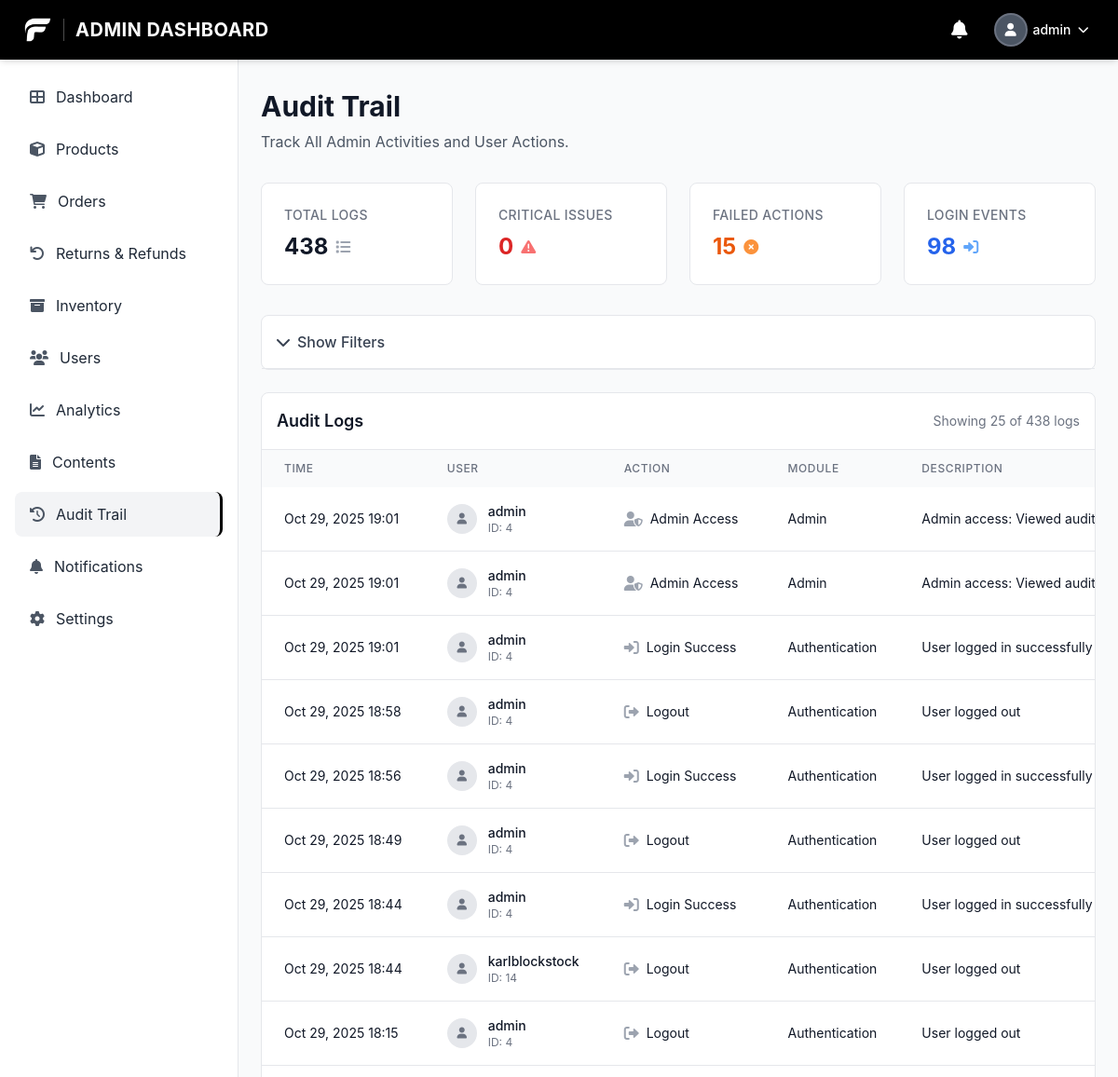
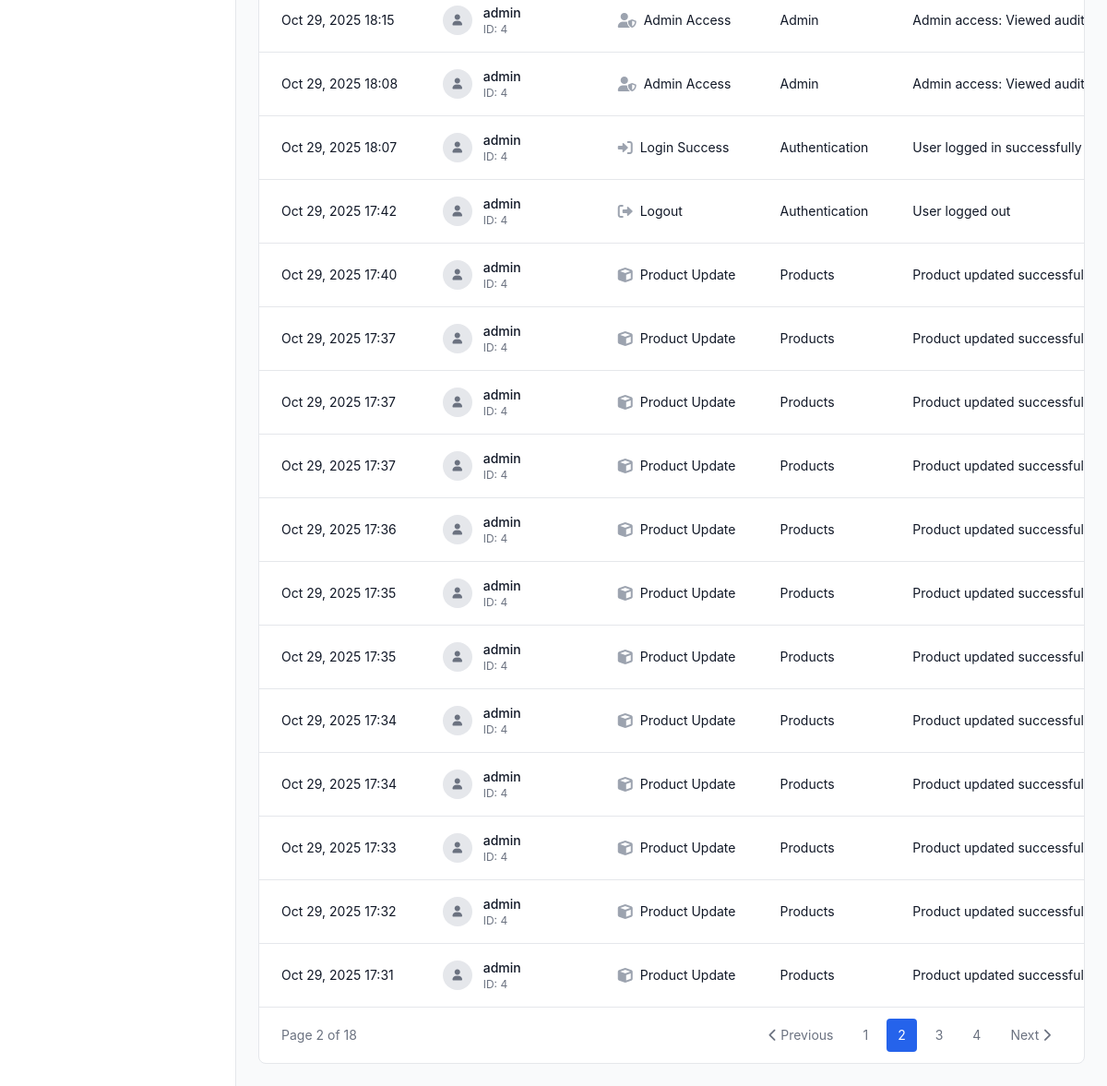
Page /admin/audit_logs.php?page=2 (signed in) on the committed database (2 pictures, top to bottom).
### tables this page shows
CREATE TABLE `audit_logs` (
  `audit_id` bigint(20) UNSIGNED NOT NULL,
  `user_id` bigint(20) UNSIGNED DEFAULT NULL COMMENT 'ID of the user who performed the action',
  `username` varchar(100) DEFAULT NULL COMMENT 'Username for quick reference',
  `action_type` enum('login_success','login_failed','logout','password_change','password_reset_request','password_reset_complete','profile_update','user_create','user_update','user_delete','user_status_change','product_create','product_update','product_delete','product_status_change','inventory_adjustment','order_create','order_update','order_status_change','order_cancel','order_refund','payment_process','payment_refund','promo_create','promo_update','promo_delete','promo_status_change','category_create','category_update','category_delete','subcategory_create','subcategory_update','subcategory_delete','shipping_fee_update','system_settings_change','admin_access','data_export','data_import','content_create','content_update','content_delete','content_archive','content_publish','other') NOT NULL COMMENT 'Type of action performed',
  `module` varchar(50) NOT NULL COMMENT 'Module/feature where action occurred (e.g., users, products, orders)',
  `description` text NOT NULL COMMENT 'Detailed description of the action',
  `old_values` longtext DEFAULT NULL COMMENT 'JSON of old values before change',
  `new_values` longtext DEFAULT NULL COMMENT 'JSON of new values after change',
  `ip_address` varchar(45) DEFAULT NULL COMMENT 'IP address of the user',
  `user_agent` text DEFAULT NULL COMMENT 'User agent string',
  `reference_id` bigint(20) UNSIGNED DEFAULT NULL COMMENT 'ID of the record being modified (e.g., product_id, order_id)',
  `reference_type` varchar(50) DEFAULT NULL COMMENT 'Type of reference (e.g., product, order, user)',
  `severity` enum('low','medium','high','critical') NOT NULL DEFAULT 'low' COMMENT 'Severity level of the action',
  `status` enum('success','failed','warning') NOT NULL DEFAULT 'success' COMMENT 'Status of the action',
  `created_at` timestamp NOT NULL DEFAULT current_timestamp()
);

### config/database.php (called while the page is built, shortened)
<?php
function getDBConnection() {
    try {
        $pdo = new PDO(
            "mysql:host=" . DB_HOST . ";dbname=" . DB_NAME . ";charset=utf8mb4",
            DB_USER,
            DB_PASS,
            [
                PDO::ATTR_ERRMODE => PDO::ERRMODE_EXCEPTION,
                PDO::ATTR_DEFAULT_FETCH_MODE => PDO::FETCH_ASSOC,
                PDO::ATTR_EMULATE_PREPARES => false
            ]
        );
        return $pdo;
    } catch (PDOException $e) {
        die("Database connection failed: " . $e->getMessage());
    }
}
?>

### config/audit_logger.php (called while the page is built, shortened)
<?php
require_once __DIR__ . '/database.php';
class AuditLogger {
    private $pdo;
    public function __construct() {
        $this->pdo = getDBConnection();
    }
    public function getLogs($filters = [], $limit = 50, $offset = 0) {
        $whereConditions = [];
        $params = [];
        $whereClause = !empty($whereConditions) ? 'WHERE ' . implode(' AND ', $whereConditions) : '';
        $sql = "
            SELECT al.*, u.username as user_username, u.email as user_email
            FROM audit_logs al
            LEFT JOIN users u ON al.user_id = u.user_id
            {$whereClause}
            ORDER BY al.created_at DESC
            LIMIT ? OFFSET ?
        ";
        $params[] = $limit;
        $params[] = $offset;
        $stmt = $this->pdo->prepare($sql);
        $stmt->execute($params);
        return $stmt->fetchAll();
    }
    public function getLogStats($filters = []) {
        $whereConditions = [];
        $params = [];
        $whereClause = !empty($whereConditions) ? 'WHERE ' . implode(' AND ', $whereConditions) : '';
        $sql = "
            SELECT
                COUNT(*) as total_logs,
                COUNT(CASE WHEN severity = 'critical' THEN 1 END) as critical_logs,
                COUNT(CASE WHEN severity = 'high' THEN 1 END) as high_logs,
                COUNT(CASE WHEN severity = 'medium' THEN 1 END) as medium_logs,
                COUNT(CASE WHEN severity = 'low' THEN 1 END) as low_logs,
                COUNT(CASE WHEN status = 'failed' THEN 1 END) as failed_logs,
                COUNT(CASE WHEN action_type LIKE '%login%' THEN 1 END) as login_logs,
                COUNT(CASE WHEN action_type LIKE '%delete%' THEN 1 END) as delete_logs
            FROM audit_logs
            {$whereClause}
        ";
        $stmt = $this->pdo->prepare($sql);
        $stmt->execute($params);
        return $stmt->fetch();
    }
}
?>

### admin/audit_logs.php (the view, shortened to what this page needs)
<?php
require_once '../config/database.php';
require_once '../config/audit_logger.php';
require_once '../includes/admin_sidebar.php';
$pdo = getDBConnection();
$auditLogger = new AuditLogger();
$auditLogger->logAdminAccess('Viewed audit logs', 'Accessed audit trail page');
$filters = [
    'user_id' => $_GET['user_id'] ?? '',
    'action_type' => $_GET['action_type'] ?? '',
    'module' => $_GET['module'] ?? '',
    'severity' => $_GET['severity'] ?? '',
    'date_from' => $_GET['date_from'] ?? '',
    'date_to' => $_GET['date_to'] ?? '',
    'search' => $_GET['search'] ?? ''
];
$filters = array_filter($filters, function($value) {
    return $value !== '';
});
$page = max(1, (int)($_GET['page'] ?? 1));
$limit = 25;
$offset = ($page - 1) * $limit;
$logs = $auditLogger->getLogs($filters, $limit, $offset);
$stats = $auditLogger->getLogStats($filters);
$countSql = "SELECT COUNT(*) FROM audit_logs";
$countParams = [];
$countStmt = $pdo->prepare($countSql);
$countStmt->execute($countParams);
$totalLogs = $countStmt->fetchColumn();
$totalPages = ceil($totalLogs / $limit);
function getActionTypeIcon($actionType) {
    if (strpos($actionType, 'login') !== false) return 'fas fa-sign-in-alt';
    if (strpos($actionType, 'logout') !== false) return 'fas fa-sign-out-alt';
    if (strpos($actionType, 'product') !== false) return 'fas fa-cube';
    if (strpos($actionType, 'admin') !== false) return 'fas fa-user-shield';
    return 'fas fa-circle';
}
?>
<!DOCTYPE html>
<html lang="en">
<head>
    <script src="https://cdn.tailwindcss.com"></script>
    <link href="https://cdnjs.cloudflare.com/ajax/libs/font-awesome/6.0.0/css/all.min.css" rel="stylesheet">
    <link rel="stylesheet" href="../css/style.css">
</head>
<body class="font-body bg-gray-50">
    <?php require_once '../includes/admin_header.php'; ?>
    <main class="ml-64 pt-16 pb-6 px-6 pt-24">
        <div class="mb-8">
            <h1 class="text-3xl font-bold text-gray-900 mb-2">Audit Trail</h1>
            <p class="text-gray-600">Track All Admin Activities and User Actions.</p>
        </div>
        <div class="grid grid-cols-1 md:grid-cols-2 lg:grid-cols-4 gap-6 mb-8">
            <div class="stats-card bg-white rounded-lg p-6">
                <div class="flex items-center justify-between">
                    <div>
                        <h3 class="text-sm font-medium text-gray-500 uppercase tracking-wide">Total Logs</h3>
                        <div class="flex items-center mt-2">
                            <span class="text-2xl font-bold text-gray-900"><?php echo number_format($stats['total_logs']); ?></span>
                            <i class="fas fa-list text-gray-400 ml-2"></i>
                        </div>
                    </div>
                </div>
            </div>
            <div class="stats-card bg-white rounded-lg p-6">
                <div class="flex items-center justify-between">
                    <div>
                        <h3 class="text-sm font-medium text-gray-500 uppercase tracking-wide">Critical Issues</h3>
                        <div class="flex items-center mt-2">
                            <span class="text-2xl font-bold text-red-600"><?php echo number_format($stats['critical_logs']); ?></span>
                            <i class="fas fa-exclamation-triangle text-red-400 ml-2"></i>
                        </div>
                    </div>
                </div>
            </div>
            <div class="stats-card bg-white rounded-lg p-6">
                <div class="flex items-center justify-between">
                    <div>
                        <h3 class="text-sm font-medium text-gray-500 uppercase tracking-wide">Failed Actions</h3>
                        <div class="flex items-center mt-2">
                            <span class="text-2xl font-bold text-orange-600"><?php echo number_format($stats['failed_logs']); ?></span>
                            <i class="fas fa-times-circle text-orange-400 ml-2"></i>
                        </div>
                    </div>
                </div>
            </div>
            <div class="stats-card bg-white rounded-lg p-6">
                <div class="flex items-center justify-between">
                    <div>
                        <h3 class="text-sm font-medium text-gray-500 uppercase tracking-wide">Login Events</h3>
                        <div class="flex items-center mt-2">
                            <span class="text-2xl font-bold text-blue-600"><?php echo number_format($stats['login_logs']); ?></span>
                            <i class="fas fa-sign-in-alt text-blue-400 ml-2"></i>
                        </div>
                    </div>
                </div>
            </div>
        </div>
        <div class="bg-white rounded-lg border border-gray-200 mb-6">
            <div class="p-4 border-b border-gray-200">
                <button id="toggleFiltersBtn" onclick="toggleFilters()" class="flex items-center text-gray-700 hover:text-gray-900 font-medium">
                    <i class="fas fa-chevron-down mr-2"></i>Show Filters
                </button>
            </div>
        </div>
        <div class="bg-white rounded-lg border border-gray-200 overflow-hidden">
            <div class="p-4 border-b border-gray-200 flex items-center justify-between">
                <h3 class="text-lg font-semibold text-gray-900">Audit Logs</h3>
                <div class="text-sm text-gray-500">
                    Showing <?php echo count($logs); ?> of <?php echo number_format($totalLogs); ?> logs
                </div>
            </div>
            <?php if (empty($logs)): ?>
                <div class="text-center py-12">
                    <i class="fas fa-history text-4xl text-gray-300 mb-4"></i>
                    <p class="text-gray-500 text-lg">No audit logs found</p>
                    <p class="text-gray-400 text-sm">Try adjusting your filters or check back later</p>
                </div>
            <?php else: ?>
                <div class="overflow-x-auto">
                    <table class="w-full">
                        <thead class="bg-gray-50">
                            <tr>
                                <th class="px-6 py-3 text-left text-xs font-medium text-gray-500 uppercase tracking-wider">Time</th>
                                <th class="px-6 py-3 text-left text-xs font-medium text-gray-500 uppercase tracking-wider">User</th>
                                <th class="px-6 py-3 text-left text-xs font-medium text-gray-500 uppercase tracking-wider">Action</th>
                                <th class="px-6 py-3 text-left text-xs font-medium text-gray-500 uppercase tracking-wider">Module</th>
                                <th class="px-6 py-3 text-left text-xs font-medium text-gray-500 uppercase tracking-wider">Description</th>
                            </tr>
                        </thead>
                        <tbody class="bg-white divide-y divide-gray-200">
                            <?php foreach ($logs as $log): ?>
                                <tr class="log-row">
                                    <td class="px-6 py-4 whitespace-nowrap text-sm text-gray-900">
                                        <?php echo date('M j, Y H:i', strtotime($log['created_at'])); ?>
                                    </td>
                                    <td class="px-6 py-4 whitespace-nowrap">
                                        <div class="flex items-center">
                                            <div class="w-8 h-8 bg-gray-200 rounded-full flex items-center justify-center mr-3">
                                                <i class="fas fa-user text-gray-500 text-xs"></i>
                                            </div>
                                            <div>
                                                <div class="text-sm font-medium text-gray-900">
                                                    <?php echo htmlspecialchars($log['username'] ?: 'System'); ?>
                                                </div>
                                                <div class="text-xs text-gray-500">
                                                    ID: <?php echo $log['user_id'] ?: 'N/A'; ?>
                                                </div>
                                            </div>
                                        </div>
                                    </td>
                                    <td class="px-6 py-4 whitespace-nowrap">
                                        <div class="flex items-center">
                                            <i class="<?php echo getActionTypeIcon($log['action_type']); ?> text-gray-400 mr-2"></i>
                                            <span class="text-sm text-gray-900">
                                                <?php echo ucwords(str_replace('_', ' ', $log['action_type'])); ?>
                                            </span>
                                        </div>
                                    </td>
                                    <td class="px-6 py-4 whitespace-nowrap text-sm text-gray-900">
                                        <?php echo ucwords(str_replace('_', ' ', $log['module'])); ?>
                                    </td>
                                    <td class="px-6 py-4 text-sm text-gray-900 max-w-xs truncate">
                                        <?php echo htmlspecialchars($log['description']); ?>
                                    </td>
                                </tr>
                            <?php endforeach; ?>
                        </tbody>
                    </table>
                </div>
                <?php if ($totalPages > 1): ?>
                    <div class="px-6 py-3 border-t border-gray-200 flex items-center justify-between">
                        <div class="text-sm text-gray-500">
                            Page <?php echo $page; ?> of <?php echo $totalPages; ?>
                        </div>
                        <div class="flex items-center space-x-2">
                            <?php if ($page > 1): ?>
                                <a href="?<?php echo http_build_query(array_merge($_GET, ['page' => $page - 1])); ?>" class="px-3 py-2 text-sm text-gray-500 hover:text-gray-700 hover:bg-gray-100 rounded">
                                    <i class="fas fa-chevron-left"></i> Previous
                                </a>
                            <?php endif; ?>
                            <?php for ($i = max(1, $page - 2); $i <= min($totalPages, $page + 2); $i++): ?>
                                <a href="?<?php echo http_build_query(array_merge($_GET, ['page' => $i])); ?>" class="px-3 py-2 text-sm <?php echo $i == $page ? 'bg-blue-600 text-white' : 'text-gray-500 hover:text-gray-700 hover:bg-gray-100'; ?> rounded">
                                    <?php echo $i; ?>
                                </a>
                            <?php endfor; ?>
                            <?php if ($page < $totalPages): ?>
                                <a href="?<?php echo http_build_query(array_merge($_GET, ['page' => $page + 1])); ?>" class="px-3 py-2 text-sm text-gray-500 hover:text-gray-700 hover:bg-gray-100 rounded">
                                    Next <i class="fas fa-chevron-right"></i>
                                </a>
                            <?php endif; ?>
                        </div>
                    </div>
                <?php endif; ?>
            <?php endif; ?>
        </div>
    </main>
</body>
</html>

### rows in the picture
audit_logs: created_at "Oct 29, 2025 19:01", username "admin", user "4", action_type "Admin Access", module "Admin", description "Admin access: Viewed audit logs - Acc…"
audit_logs: created_at "Oct 29, 2025 19:01", username "admin", user "4", action_type "Admin Access", module "Admin", description "Admin access: Viewed audit logs - Acc…"
audit_logs: created_at "Oct 29, 2025 19:01", username "admin", user "4", action_type "Login Success", module "Authentication", description "User logged in successfully"
audit_logs: created_at "Oct 29, 2025 18:58", username "admin", user "4", action_type "Logout", module "Authentication", description "User logged out"
audit_logs: created_at "Oct 29, 2025 18:56", username "admin", user "4", action_type "Login Success", module "Authentication", description "User logged in successfully"
audit_logs: created_at "Oct 29, 2025 18:49", username "admin", user "4", action_type "Logout", module "Authentication", description "User logged out"
audit_logs: created_at "Oct 29, 2025 18:44", username "admin", user "4", action_type "Login Success", module "Authentication", description "User logged in successfully"
audit_logs: created_at "Oct 29, 2025 18:44", username "karlblockstock", user "14", action_type "Logout", module "Authentication", description "User logged out"
audit_logs: created_at "Oct 29, 2025 18:15", username "admin", user "4", action_type "Logout", module "Authentication", description "User logged out"
audit_logs: created_at "Oct 29, 2025 18:15", username "admin", user "4", action_type "Admin Access", module "Admin", description "Admin access: Viewed audit logs - Acc…"
audit_logs: created_at "Oct 29, 2025 18:08", username "admin", user "4", action_type "Admin Access", module "Admin", description "Admin access: Viewed audit logs - Acc…"
audit_logs: created_at "Oct 29, 2025 18:07", username "admin", user "4", action_type "Login Success", module "Authentication", description "User logged in successfully"
audit_logs: created_at "Oct 29, 2025 17:42", username "admin", user "4", action_type "Logout", module "Authentication", description "User logged out"
audit_logs: created_at "Oct 29, 2025 17:40", username "admin", user "4", action_type "Product Update", module "Products", description "Product updated…"
audit_logs: created_at "Oct 29, 2025 17:37", username "admin", user "4", action_type "Product Update", module "Products", description "Product updated…"
audit_logs: created_at "Oct 29, 2025 17:37", username "admin", user "4", action_type "Product Update", module "Products", description "Product updated…"
audit_logs: created_at "Oct 29, 2025 17:37", username "admin", user "4", action_type "Product Update", module "Products", description "Product updated…"
audit_logs: created_at "Oct 29, 2025 17:36", username "admin", user "4", action_type "Product Update", module "Products", description "Product updated…"
audit_logs: created_at "Oct 29, 2025 17:35", username "admin", user "4", action_type "Product Update", module "Products", description "Product updated…"
audit_logs: created_at "Oct 29, 2025 17:35", username "admin", user "4", action_type "Product Update", module "Products", description "Product updated…"
audit_logs: created_at "Oct 29, 2025 17:34", username "admin", user "4", action_type "Product Update", module "Products", description "Product updated…"
audit_logs: created_at "Oct 29, 2025 17:34", username "admin", user "4", action_type "Product Update", module "Products", description "Product updated…"
audit_logs: created_at "Oct 29, 2025 17:33", username "admin", user "4", action_type "Product Update", module "Products", description "Product updated…"
audit_logs: created_at "Oct 29, 2025 17:32", username "admin", user "4", action_type "Product Update", module "Products", description "Product updated…"
audit_logs: created_at "Oct 29, 2025 17:31", username "admin", user "4", action_type "Product Update", module "Products", description "Product updated…"

### other values in the picture
$_SESSION['username'] "admin"
$item['text'] "Dashboard"
$item['text'] "Products"
$item['text'] "Orders"
$item['text'] "Returns & Refunds"
$item['text'] "Inventory"
$item['text'] "Users"
$item['text'] "Analytics"
$item['text'] "Contents"
$item['text'] "Audit Trail"
$item['text'] "Notifications"
$item['text'] "Settings"
$stats['total_logs'] "438"
$stats['critical_logs'] "0"
$stats['failed_logs'] "15"
